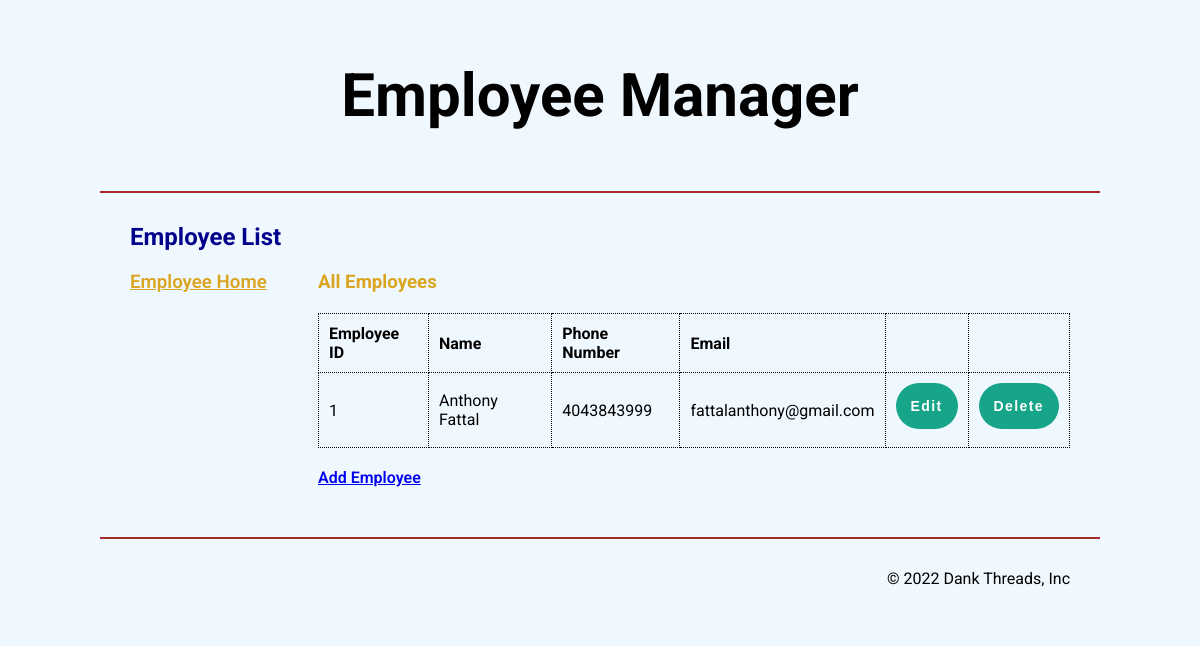
The app's page /employeeview.php, older data.
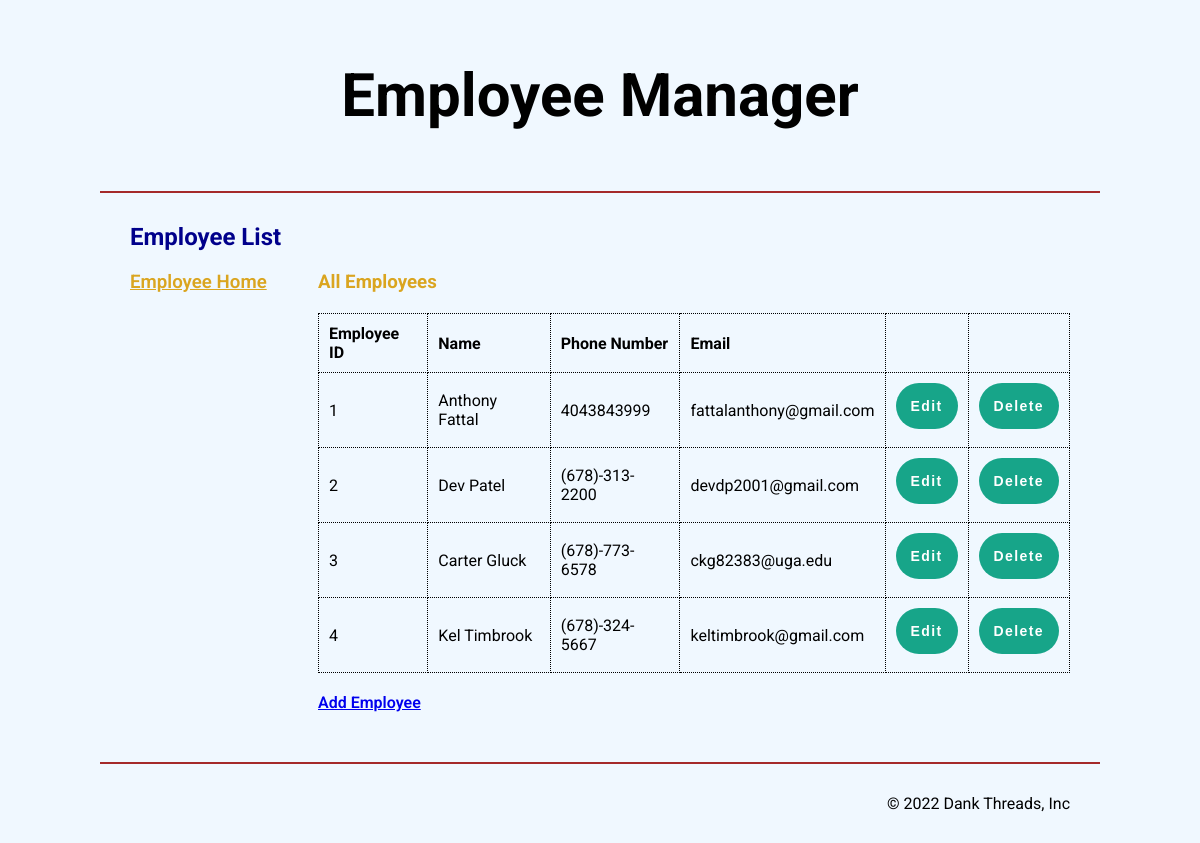
The same page, newer data.
### tables this page shows
CREATE TABLE `employees` (
  `eid` int(11) NOT NULL,
  `ename` varchar(255) NOT NULL,
  `phone_number` varchar(50) NOT NULL,
  `email` varchar(250) NOT NULL
);

### employeeview.php (the view, shortened to what this page needs)
<?php
include('db_conn.php');
$info = $show2 = $show1 = '';
$sql2 = "SELECT * FROM `employees`";
$result1 = mysqli_query($conn,$sql2);
$row1 = mysqli_fetch_assoc($result1);
if (!empty($row1)) {
    do {
        $show2 .= '
        <tr>
            <td>'.$row1['eid'].'</td>
            <td>'.$row1['ename'].'</td>
            <td>'.$row1['phone_number'].'</td>
            <td>'.$row1['email'].'</td>
            <td><button onclick="location.href=\'editemployee.php?edit_eid='.$row1['eid'].'\';">Edit</button></td>
            <td><button onclick="location.href=\'employeeview.php?dlt_id='.$row1['eid'].'\';">Delete</button></td>
        </tr>';
    } while ($row1 = mysqli_fetch_assoc($result1));
}
?>
<!DOCTYPE html>
<html lang="en">
<head>
    <link rel="stylesheet" href="dtstyle.css">
    <link rel="stylesheet" href="formstyle.css">
</head>
<body>
    <header>
        <h1>
            Employee Manager
        </h1>
    </header>
    <main>
        <h2 class="page_title">
            Employee List
        </h2>
        <div class="flex">
            <aside class="left">
                <h3 class="title"><a href="employeeview.php">Employee Home</a></h3>
            </aside>
            <aside class="right">
            <h3 class="title"><?php echo "All Employees"?>
            </h3>
                <table class="list">
                    <tr>
                        <th>Employee ID</th>
                        <th>Name</th>
                        <th>Phone Number</th>
                        <th>Email</th>
                        <th></th>
                        <th></th>
                    </tr>
                    <?php echo $show2; ?>
                </table>
                <a href="addemployee.php">Add Employee</a>
            </aside>
        </div>
    </main>
    <footer>
        <p>&copy; 2022 Dank Threads, Inc</p>
    </footer>
</body>
</html>

Row changes from the older to the newer data that the page shows:
added employees: eid "2", ename "Dev Patel", phone_number "(678)-313-2200", email "devdp2001@gmail.com"
added employees: eid "3", ename "Carter Gluck", phone_number "(678)-773-6578", email "ckg82383@uga.edu"
added employees: eid "4", ename "Kel Timbrook", phone_number "(678)-324-5667", email "keltimbrook@gmail.com"
